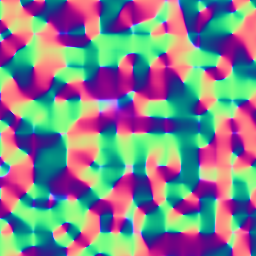
Frame 1 (no input)
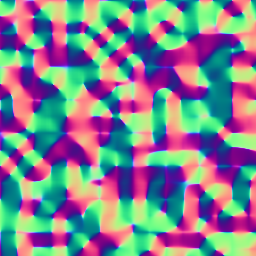
Frame 60 (the mouse pressed at the canvas centre just before this capture)
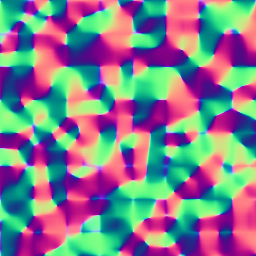
Frame 120 (the mouse held since frame 60 and released just before this capture)

The Processing sketch that drew these frames (run headless with seeded random() and noise(); from frame 60 on, the mouse is pressed at the canvas centre):

// Processing sketch: normal_map
// ── normal_map.pde
public float extrusion = 0.2;
public boolean render = false;
public float scaleFactor = 0.01;
public float dimension3Speed = 0.1;
void setup() {
  frameRate(30);
  size(256, 256);
  noiseDetail(2);
  smooth(4);
}

void draw() {
  background(0);
  noiseDetail(2);
  extrusion = 0.81;
  scaleFactor = 0.0302;
  dimension3Speed = 0.025;
  //for (int xi = 0; xi < width/2; xi ++) {
  //  for (int yi = 0; yi < height; yi ++) {
  //    color c = color(noise(xi*scaleFactor, yi*scaleFactor, frameCount*0.01)*30);
  //    set(xi, yi, c);
  //  }
  //}
  for (int xi = 0; xi < width; xi ++) {
    for (int yi = 0; yi < height; yi ++) {
      float dimension3Index = frameCount*dimension3Speed;
      float up=         noise(xi*scaleFactor, (yi - 1)*scaleFactor, dimension3Index)*255;
      float down=       noise(xi*scaleFactor, (yi + 1)*scaleFactor, dimension3Index)*255;
      float left=       noise((xi - 1)*scaleFactor, yi*scaleFactor, dimension3Index)*255;
      float right=      noise((xi + 1)*scaleFactor, yi*scaleFactor, dimension3Index)*255;
      float upleft=     noise((xi - 1)*scaleFactor, (yi - 1)*scaleFactor, dimension3Index)*255;
      float upright=    noise((xi + 1)*scaleFactor, (yi - 1)*scaleFactor, dimension3Index)*255;
      float downleft=   noise((xi - 1)*scaleFactor, (yi + 1)*scaleFactor, dimension3Index)*255;
      float downright=  noise((xi + 1)*scaleFactor, (yi + 1)*scaleFactor, dimension3Index)*255;

      float vert = (down - up) * 2.0 + downright + downleft - upright - upleft;
      float horiz = (right - left) * 2.0 + upright + downright - upleft - downleft;
      float depth = 1.0 / extrusion;
      float scale = 127 / sqrt(vert*vert + horiz*horiz + depth*depth);

      float r = 128 - horiz * scale;
      float g = 128 + vert * scale;
      float b = 128 + depth * scale;
      //PVector p = new PVector(r, g, b);
      color c = color(r, g, b);
      int lower = 136;
      int gap = 7;
      if (b >=lower && b <= lower+gap) {
        c = color(r, g, b);
      }
      set(xi, yi, c);
    }
  }
  if (render) {
    if (frameCount <= 120) {
      String s = "";
      if (frameCount < 10) {
        s="0";
      }
      save("render"+s+frameCount+".tga");
    } else {
      exit();
    }
  }
}
